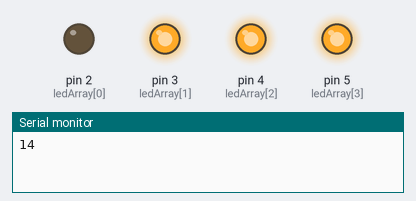
The sketch below on a simulated Arduino Uno, built with avr-gcc and run on an emulated ATmega328P. On the bench: output pins drawn as LEDs (lit = HIGH), the last lines printed to the serial monitor. Random numbers use the default seed unless the sketch sets one.

Above: at 0.1 s.
At 2.1 s:
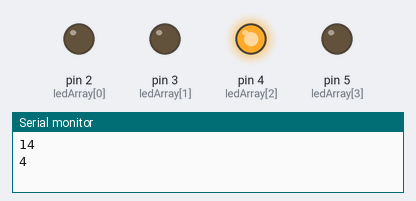
At 8.1 s:
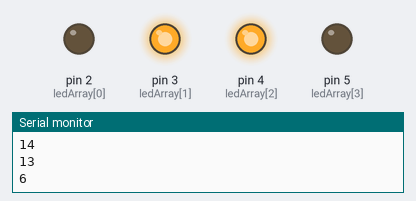
At 18.1 s:
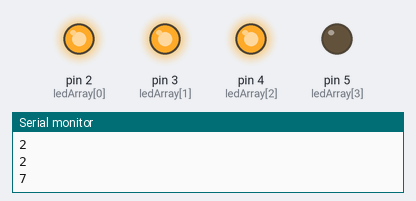
At 28.1 s:
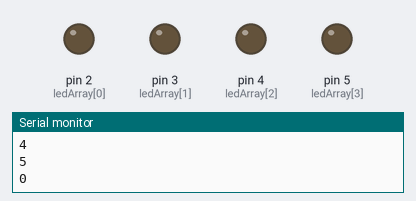
At 38.1 s:
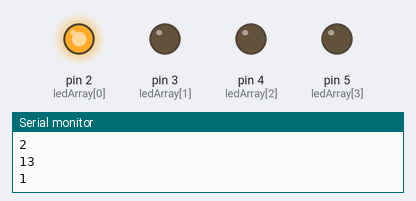
Timing chart, 0 to 39.6 s (numbered marks = the images above):
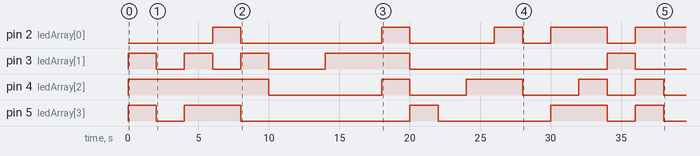

Measured:
- by itself, pin 2 (ledArray[0]): LOW → HIGH at 6.0 s, → LOW 2.0 s later, → HIGH 10.0 s later, → LOW 2.0 s later, … (9 changes in this stretch)
- by itself, pin 3 (ledArray[1]): LOW → HIGH at 0.00 s, → LOW 2.0 s later, → HIGH 2.0 s later, → LOW 2.0 s later, … (10 changes in this stretch)
- by itself, pin 4 (ledArray[2]): LOW → HIGH at 0.00 s, → LOW 10.0 s later, → HIGH 8.0 s later, → LOW 2.0 s later, … (10 changes in this stretch)
- by itself, pin 5 (ledArray[3]): LOW → HIGH at 0.00 s, → LOW 2.0 s later, → HIGH 2.0 s later, → LOW 4.0 s later, … (10 changes in this stretch)

The sketch:

Nibble.ino
```cpp
int r = 0;
const byte ledArray[] = {2,3,4,5};

void setup() {
  Serial.begin(9600);
  randomSeed(analogRead(1));
  for (int x = 0; x < sizeof(ledArray); x++) {
    pinMode(ledArray[x],OUTPUT);
  }
}


void loop() {
  r = random(0,15);
  Serial.println(r);
  for (int t = 0; t < 4; t++) {
    digitalWrite(ledArray[t],bitRead(r,t));
  }
  delay(2000);
}
```
